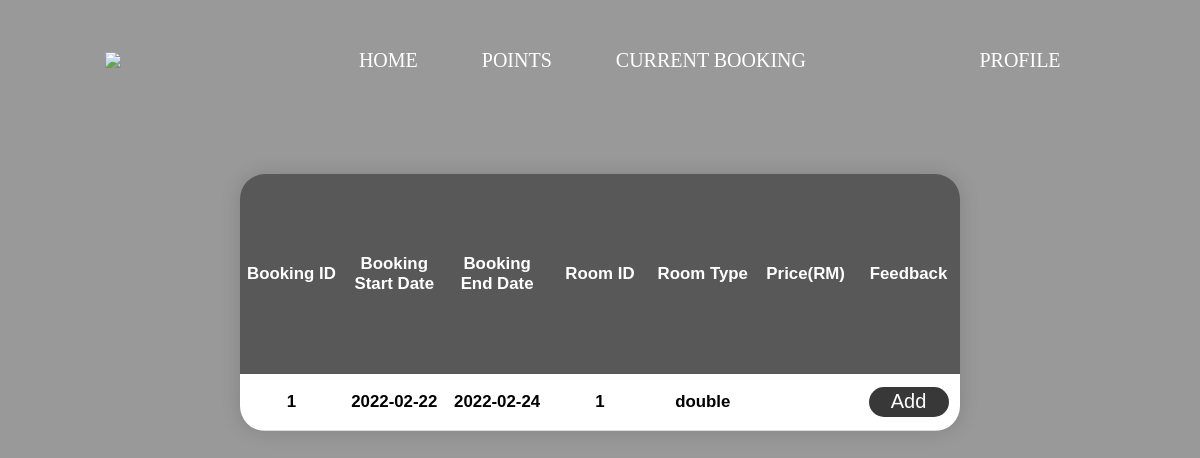
The page /cus_purchase_history.php (signed in) on the database its author committed.
### tables this page shows
CREATE TABLE IF NOT EXISTS `registered_customer` (
  `customer_id` int NOT NULL AUTO_INCREMENT,
  `customer_name` varchar(50) NOT NULL,
  `customer_password` varchar(30) NOT NULL,
  `customer_nationallity` varchar(30) NOT NULL,
  `customer_phone_no` varchar(30) NOT NULL,
  `customer_email` varchar(30) NOT NULL,
  `ic_no` varchar(30) DEFAULT NULL,
  `passport_no` varchar(30) DEFAULT NULL,
  `point` int DEFAULT NULL,
  PRIMARY KEY (`customer_id`)
);

CREATE TABLE IF NOT EXISTS `booking` (
  `booking_id` int NOT NULL AUTO_INCREMENT,
  `room_id` int NOT NULL,
  `booking_start_date` date NOT NULL,
  `booking_end_date` date NOT NULL,
  `booking_start_time` time NOT NULL,
  `booking_end_time` time DEFAULT NULL,
  `booking_status` int DEFAULT NULL,
  PRIMARY KEY (`booking_id`),
  KEY `room_id` (`room_id`)
);

CREATE TABLE IF NOT EXISTS `room` (
  `room_id` int NOT NULL AUTO_INCREMENT,
  `room_type` varchar(30) NOT NULL,
  `price_per_night` int NOT NULL,
  `room_availability` int NOT NULL,
  `room_status` int NOT NULL,
  PRIMARY KEY (`room_id`)
);

### cus_purchase_history.php (the view, shortened to what this page needs)
<!DOCTYPE html>
<html>
    <head>
</head>
<body>
    <?php
    include "cus_header(log in).php"
    ?><br><br> <br>
    <table class = table align = center>
        <thead>
          <tr><th class="left">
                    <h3>Booking ID</h3>
                </th>
                <th>
                    <h3>Booking Start Date</h3>
                </th>
                <th class="left">
                    <h3>Booking End Date</h3>
                </th>
                <th>
                    <h3>Room ID</h3>
                </th>
                <th class="left">
                    <h3>Room Type</h3>
                </th>
                <th class="left">
                    <h3>Price(RM)</h3>
                </th>
                <th class="left">
                    <h3>Feedback</h3>
                </th>
            </tr>
        </thead>
        <tbody>
        <?php
              include "conn.php";
              $name= $_SESSION['mySession'];
              $query ="SELECT * FROM registered_customer
              INNER JOIN booking_cart ON registered_customer.customer_id = booking_cart.customer_id
              INNER JOIN booking ON booking.booking_id = booking_cart.booking_id
              INNER JOIN room ON booking.room_id = room.room_id
              INNER JOIN payment ON booking_cart.booking_cart_id = payment.booking_cart_id
              WHERE registered_customer.customer_password = '$name'" ;
              $result=mysqli_query($conn,$query);
              while($row = mysqli_fetch_array($result)) {
              ?>
            <tr>
                <th class="left">
                    <h3><?php echo $row['booking_id'];?></h3>
                </th>
                <th class="left">
                    <h3><?php echo $row['booking_start_date'];?></h3>
                </th>
                <th class="left">
                    <h3><?php echo $row['booking_end_date'];?></h3>
                </th>
                <th class="left">
                    <h3><?php echo $row['room_id'];?></h3>
                </th>
                <th class="left">
                    <h3><?php echo $row['room_type'] ;?></h3>
                </th>
                <th class="left">
                </th>
                <th>
                    <button class="b1" onclick="location.href='cus_feedback.php'">Add</button>
                </th>
                <?php } ?>
        </table><br><br>
</body>
</html>

### cus_purchase_history.php (style rules this page uses)
body { margin:0; background-image:linear-gradient(rgba(0,0,0,0.4),rgba(0,0,0,0.4)), url("Hotel2.png"); background-repeat: no-repeat; background-size: 1600px 800px; }
.table { table-layout:fixed; border-collapse: collapse; font-size: 0.9em; font-family: sans-serif; box-shadow: 0 0 20px rgba(0, 0, 0, 0.15); border-radius: 25px; overflow: hidden; align: center; width: 60%; }
.table thead tr { height:200px; background-color: rgba(56, 56, 56, 0.66); text-align: left; }
.table thead tr th { text-align:center; color:white; }
.table tbody tr { border-bottom: 1px solid #dddddd; }
.table tbody tr:nth-of-type(odd) { background-color: white; }
.b1 { height:30px; width:80px; font-size: 20px; border-radius: 25px; border: 0px; background:#383838; color:white; }

### cus_header(log in).php (style rules this page uses)
body { margin:0; }
button { height:50px; width:300px; font-size: 20px; border-radius: 25px; border: 2px solid black; background:transparent }

### rows shown on the page
registered_customer: booking.booking_id "1", booking.booking_start_date "2022-02-22", booking.booking_end_date "2022-02-24", room.room_id "1", room.room_type "double"
